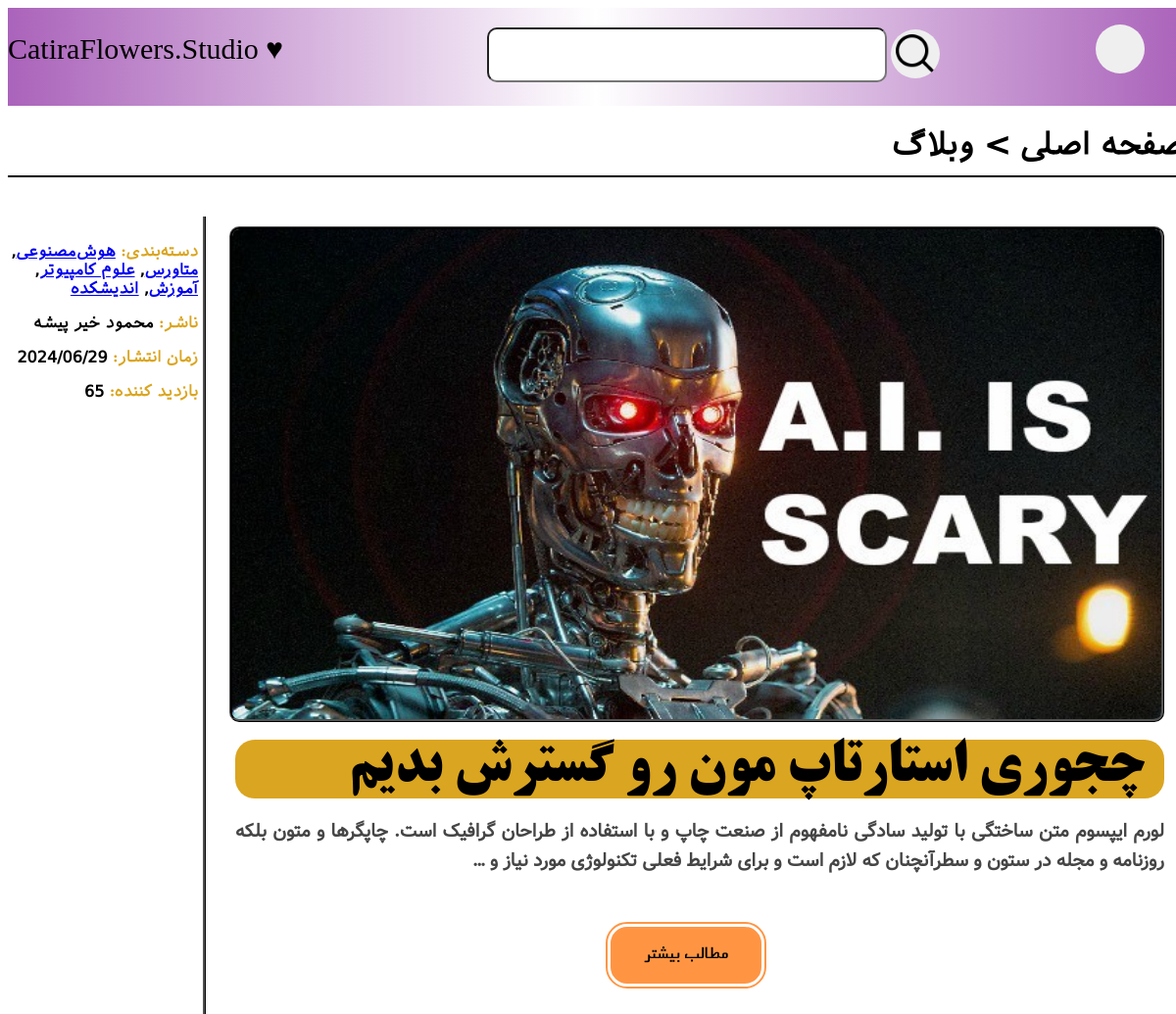
The app's page /category/هوش‌مصنوعی with its own data.
### pixe/models.py (models this page shows, shortened)
class Categoris(models.Model):
    name = models.CharField(max_length=255)

class Post(models.Model):
    publisher = models.CharField(max_length=470)
    p_date = models.DateTimeField(null=True)
    c_view = models.IntegerField(default=0)
    title = models.CharField(max_length=70,default="Null")
    status = models.BooleanField(default=True)
    disc = models.TextField()
    image = models.ImageField(upload_to='blog',default='blog/1571774856481.jpg')
    category = models.ManyToManyField(Categoris, blank=True)

### pixe/views.py (the view)
# urls.py: path('',post,name='post'),
def post(request,name=None):
    rdate = now.timestamp()
    context = dict(post=list())
    p = Post.objects.all()
    if name:
        p = p.filter(category__name=name)
    for i in p:
        ridate = i.p_date.timestamp()
        if ridate < rdate and i.status:
            context['post'].append(
                dataAdapt(i.id,i.publisher,i.p_date,i.c_view,i.title,i.disc,i.image,i.category)
            )
            context['rdate'] = rdate
            context['ridate'] = ridate
    return render(request, 'index.html',context)

### templates/index.html (shortened to what this page needs)
{% load static %}
{% load Post_t %}
<!DOCTYPE html>
<html lang="en">
<head>
    <link rel="stylesheet" href="{% static 'index.css' %}">
</head>
<body>
    <div class="searchBar"> <span id="s">CatiraFlowers.Studio ♥</span>
        <div class="middle">
            <input type="text" name="src" id="tsrc">
            <button id="src"></button>
        </div>
        <button id="sign"></button>
    </div>
    <div id="post"><h1>صفحه اصلی > وبلاگ</h1></div>
    <div class="content">
        {% for i in post %}
        <div class="blog">
            <div class="pick">
                <p><span>دسته‌بندی:</span>
                    {% for c in i.category.all %}
                    <a href="{% url 'category' name=c.name %}">{{c.name}}</a>{% if not forloop.last %}, {% endif %}
                    {% endfor %}
                </p>
                <p><span>ناشر: </span>{{i.publisher}}</p>
                <p><span>زمان انتشار: </span>{{i.p_date|date:"Y/m/d"}}</p>
                <p><span>بازدید کننده: </span>{{i.c_view}}</p>
            </div>
            <div class="status">
                <img src="{{i.image.url}}" alt="Pic" id="pic">
                <h1>{{i.title}}</h1>
                <p>
                    {{i.disc|truncatewords:40}}
                </p>
                <a href="{% url 'single' ids=i.id %}"><button id="smore">مطالب بیشتر</button></a>
            </div>
        </div>
        {% endfor %}
    </div>
</body>
</html>

### pixe/static/index.css (style rules this page uses)
:root { --psize:90px }
#s { margin-top: 25px; font-family: cursive; font-size: 30px; }
.searchBar { width: 1200px; height: 100px; background-image: linear-gradient(to left, hsl(289, 39%, 56%), hsl(0, 0%, 100%),hsl(289, 39%, 56%)); box-sizing: border-box; display: flex; margin: 0 auto; }
.middle { width: 600px; height: inherit; margin: 0 auto; text-align: right; padding-top: 5px; }
#sign { width: 50px; height: 50px; background-image: url(icons8-login-50.png); background-size: contain; position: relative; top:17px; border-width: 0; border-radius: 100%; margin-left: 90px; margin-right: 40px; }
#src { width: 50px; height: 50px; background-image: url(icons8-search-60.png); background-size: contain; position: relative; top:17px; border-width: 0; border-radius: 100%; }
#tsrc { width: 400px; height: 50px; border-radius: 10px; font-size: 20px; outline-width: 0; }
#post { width: 1200px; display: block; text-align: right; height: 50px; border-bottom: 2px solid #000; margin: 0 auto; font-family: ir-sans; }
.content { padding-top: 20px; width: 1200px; margin: 0 auto; }
.blog { margin-top: 20px; display: flex; gap: 30px; height: fit-content; padding-bottom: 20px; }
.pick { width: 85vw; height: 900px; direction: rtl; border-right: 3px ridge black; padding-right: 5px; padding-top: 10px; font-family: ir-sans; font-weight: 600; }
.pick span { font-weight: bold; color:goldenrod }
.status p { color:#454545; font-size: 19px; font-weight: 600; text-align: justify; height: var(--psize); overflow: hidden; text-overflow:ellipsis; width: 948px; }
.status button { border-width: 3px; border-color: white; border-style: solid; border-radius: 20px; outline: 2px solid #ff9543; font-size: 20px; width: 10rem; height: 4rem; background-color: #ff9543; margin: 0 43%; font-family: m; }
.status { height: 700px; direction: rtl; padding-right: 20px; padding-top: 10px; font-family: m-m; }
.status h1 { margin: 10px 0 0 0 ; padding-right: 20px; display: block; font-family: B-titr; font-size: 60px; background-color: goldenrod; border-radius: 20px; }
#pic { display: inline-block; width: 100%; height: 500px; border: 3px ridge black; border-radius: 10px; background-size:contain; }

### records on screen
Categoris: name "هوش‌مصنوعی"
Categoris: name "متاورس"
Categoris: name "علوم کامپیوتر"
Categoris: name "آموزش"
Categoris: name "اندیشکده"
Post: publisher "محمود خیر پیشه", p_date "2024/06/29", title "چجوری استارتاپ مون رو گسترش بدیم", disc "لورم ایپسوم متن ساختگی با تولید سادگی نامفهوم از صنعت چاپ و با استفاده از طراحان گرافیک است. چاپگرها و متون بلکه روزنامه و مجله در ستون و سطرآنچنان که لازم است و برای شرایط فعلی تکنولوژی مورد نیاز و …"

### other values on screen
{{ i.c_view }} "65"
